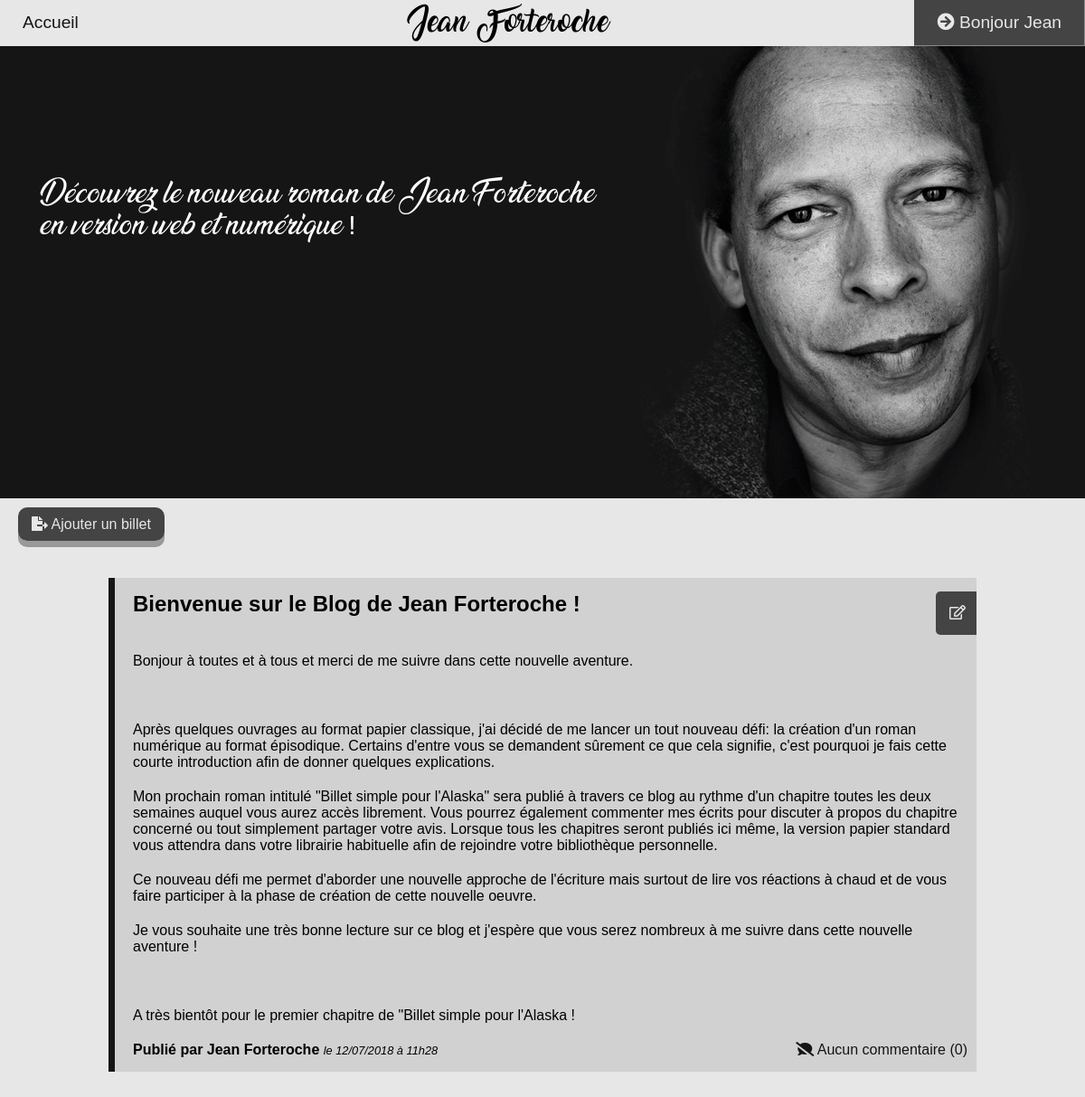
/index.php (signed in), run on the app's committed database.
### tables this page shows
CREATE TABLE IF NOT EXISTS `posts` (
  `id` int(11) NOT NULL AUTO_INCREMENT,
  `title` varchar(255) NOT NULL,
  `content` text NOT NULL,
  `postDate` datetime NOT NULL,
  `postDateEdit` datetime NOT NULL,
  PRIMARY KEY (`id`)
);

### Model/Manager.php (called while the page is built, shortened)
<?php
class Manager {
	public function setDb(){
    	$this->db = new \PDO('mysql:host=localhost;dbname=projet4', 'root', '');
  	}
}

### Model/PostsManager.php (called while the page is built, shortened)
<?php
require_once('model/Manager.php');
class PostsManager extends Manager {
  	public function getPostsList($cPage, $perPage){
  		$postsList = [];
  		$req = $this->db->query('SELECT id, title, content, postDate FROM posts ORDER BY id DESC LIMIT '.(($cPage-1)*$perPage).','.$perPage);
  		while($data = $req->fetch(PDO::FETCH_ASSOC)){
  			  $postsList[] = new Post($data);
  		}
  		return $postsList;
  	}
}

### Model/Post.php (called while the page is built, shortened)
<?php
class Post {
	protected $id;
	protected $title;
	protected $content;
	protected $postDate;
 	public function hydrate(array $data){
    	foreach ($data as $key => $value)
    	{
      		$method = 'set'.ucfirst($key);
    	}
  	}
	public function getId(){
		return $this->id;
	}
	public function getTitle(){
		return $this->title;
	}
	public function getContent(){
		return $this->content;
	}
	public function getPostDate(){
		return $this->postDate;
	}
	public function setId($id){
		$id = (int) $id;
		if($id > 0){
			$this->id = $id;
		}
	}
	public function setTitle($title){
		if(is_string($title)){
			$this->title = $title;
		}
	}
	public function setContent($content){
		if(is_string($content)){
			$this->content = $content;
		}
	}
	public function setpostDate($postDate){
		$newDate = date("d/m/Y à H\hi", strtotime($postDate));
		$this->postDate = $newDate;
	}
}

### Model/CommentsManager.php (called while the page is built, shortened)
<?php
require_once('model/Manager.php');
class CommentsManager extends Manager {
  	public function count($id){
  		return $this->db->query('SELECT COUNT(*) FROM comments WHERE idPost ='. $id)->fetchColumn();
  	}
}

### View/frontPage/loggedPostsHomeView.php (the view, shortened to what this page needs)
<?php ob_start();
$getPosts = $postManager->getPostsList($cPage, $perPage);
echo '<a href="?action=panel&amp;page=posts&amp;function=addpost" class="adminAddPost"><i class="fas fa-file-export"></i> Ajouter un billet</a>';
foreach($getPosts as $post){
	$numberComments = $commentManager->count($post->getId());
	echo 	'	<div class="stylePost"><h3>'.$post->getTitle().'</h3>
				<p>'.substr($post->getContent(), 0, 2000);
	echo 	'	</p>
				<strong>Publié par Jean Forteroche </strong>
				<em>le '.$post->getPostDate().'</em>
				<a href="?action=panel&amp;function=modify&amp;page=posts&amp;id='.$post->getId().'" class="adminFunction editPost"><i class="far fa-edit"></i><span class="styleText">Editer</span></a>';
	if($numberComments > 0) {
		if($numberComments == 1) {
			echo '	<br/><a href="index.php?action=home&amp;page=comments&amp;id='.$post->getId().'" class="com"><i class="far fa-comments"></i>
 					Voir le commentaire ('.$numberComments.')</a></div>';
		}
		else{
			echo '	<br/><a href="index.php?action=home&amp;page=comments&amp;id='.$post->getId().'" class="com"><i class="fas fa-comments"></i>
 					Voir les commentaires ('.$numberComments.')</a></div>';
		}
	}
	else {
		echo '	<br/><a href="index.php?action=home&amp;page=comments&amp;id='.$post->getId().'" class="com"><i class="fas fa-comment-slash"></i>
 				Aucun commentaire ('.$numberComments.')</a></div>';
 	}
}
require('homeView.php'); ?>

### Public/css/frontStyle.css (style rules this page uses)
* { margin:0; padding:0; }
body { background-color:#e7e7e7; font-family: 'Oswald', sans-serif; }
em { font-size:0.8em; }
a { text-decoration:none; color: #E7E7E7; }
.adminFunction { position: absolute; transition: 0.3s; padding: 15px 10px 15px 15px; text-align:left; }
.adminAddPost { padding: 10px 15px; text-align: center; cursor: pointer; background-color: #444; border-radius: 10px; box-shadow: 0 7px #999; margin:20px; }
.stylePost { position:relative; border-left: solid 7px #151515; margin:50px 10%; padding: 15px 20px; background:#D1D1D1; text-align:left; overflow:hidden; }
.stylePost h3 { font-size:1.5em; margin-bottom:40px; }
.stylePost p { margin-bottom:20px; }
.editPost { width:80px; right: -60px; top:15px; background:#444; border-radius: 5px 0 0 5px; }
.stylePost .com { position:absolute; bottom:15px; right: 10px; color:#151515; }

### data on the page
posts: title "Bienvenue sur le Blog de Jean Forteroche !", content "Bonjour à toutes et à tous et merci de me suivre dans cette nouvelle aventure. Après quelques ouvrages au format papier classique, j'ai décidé de me lancer un tout nouveau défi: la création d'un roman numérique au format épisodique. Certains d'entre vous se demandent sûrement ce que cela signifie, c'est pourquoi je fais cette courte introduction afin de donner quelques explications. Mon prochain roman intitulé \"Billet simple pour l'Alaska\" sera publié à travers ce blog au rythme d'un chapitre toutes les deux semaines auquel vous aurez accès librement. Vous pourrez également commenter mes écrits pour discuter à propos du chapitre concerné ou tout simplement partager votre avis. Lorsque tous…", postDate "12/07/2018 à 11h28", numberComments "0"

### other printed values
$_SESSION['nickname'] "Jean"
